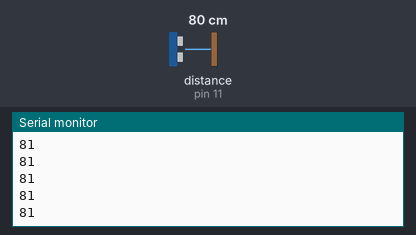
Bench run of a sketch on a simulated Arduino Uno, built with avr-gcc and run on an emulated ATmega328P. Parts: the last lines printed to the serial monitor. The test bench sets the inputs (shaded band); at power-on: distance to the obstacle (sensor on pin 11) 80 cm. The echo pulse lasts 58.3 µs per cm.

Above: at 1.2 s.
1.3 s: distance to the obstacle (sensor on pin 11) set to 2 cm
At 1.37 s:
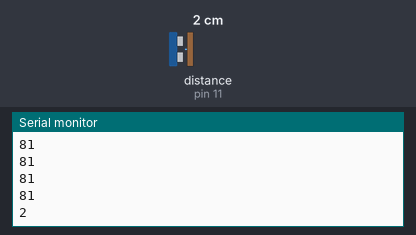
2.8 s: distance to the obstacle (sensor on pin 11) set to 4 cm
At 2.88 s:
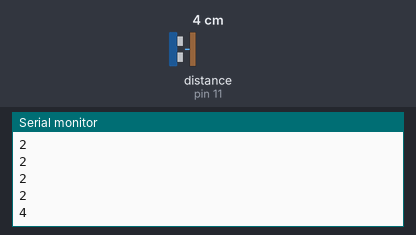
Timing chart, 0 to 5.8 s (numbered marks = the images above; inputs shaded):
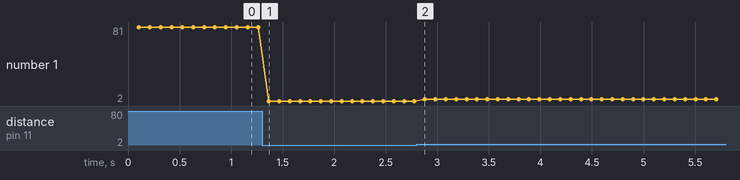

Measured:
- after the input at 1.3 s, the serial monitor: prints a new line after 0.07 s (image 1)
- after the input at 2.8 s, the serial monitor: prints a new line after 0.08 s (image 2)
- plotted number 1: 81 → 2 after the input at 1.3 s, 2 → 4 after the input at 2.8 s

The sketch:

flappy.ino
```cpp
#include <NewPing.h>

#define TRIGGER_PIN  12
#define ECHO_PIN     11
#define MAX_DISTANCE 200

NewPing sonar(TRIGGER_PIN, ECHO_PIN, MAX_DISTANCE);

void setup() {
  Serial.begin(9600);
}

void loop() {
  delay(100);
  Serial.print(sonar.ping_cm());
  Serial.println();
}
```
